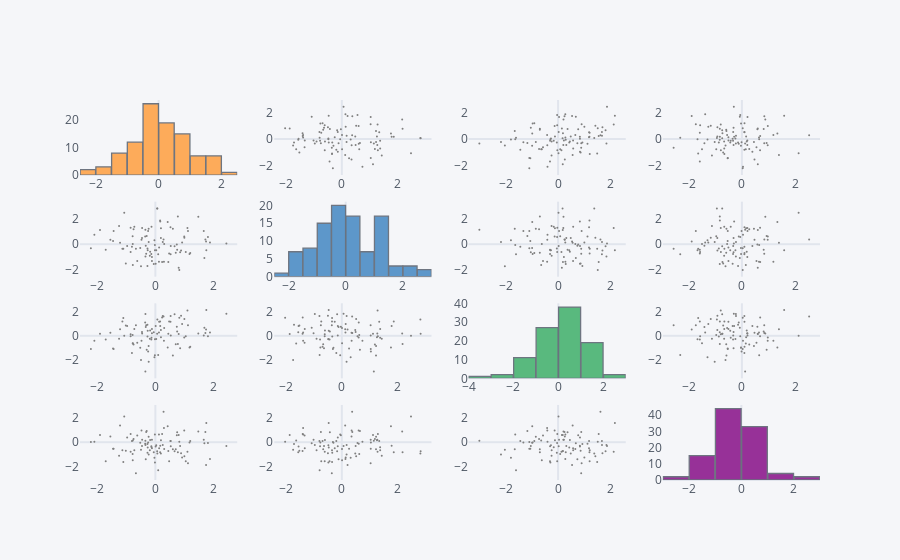

The cell this chart's notebook holds for it:
### Code cell
# works only with all numerical columns df
df.scatter_matrix()
